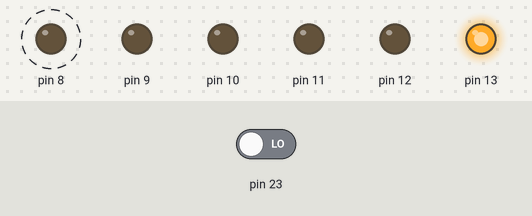
Simulated run of this sketch. Board: Arduino Uno, built with avr-gcc and run on an emulated ATmega328P. On the bench: output pins drawn as LEDs (lit = HIGH). Dashed ring = blinking. The test bench sets the inputs (shaded band); at power-on: pin 23 LOW.

Above: at 0.5 s.
0.9 s: pin 23 driven HIGH
At 1.1 s:
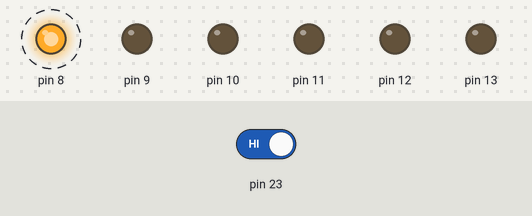
At 1.5 s:
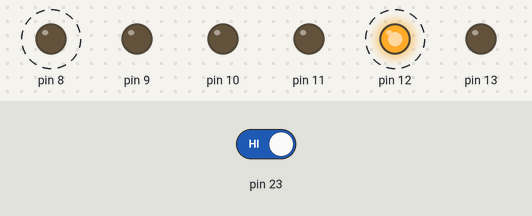
3.9 s: pin 23 driven LOW
At 4.1 s:
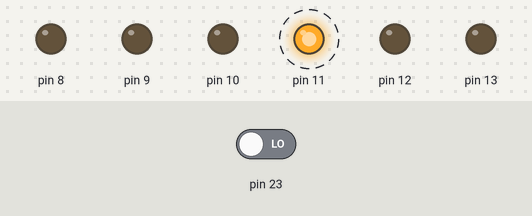
Timing chart, 0 to 12.9 s (numbered marks = the images above; inputs shaded):
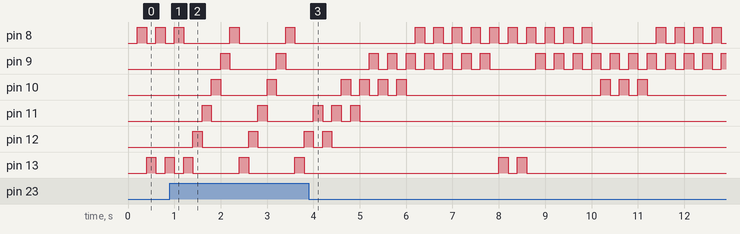

The sketch:

mic2_week3.ino
```cpp
/*
  MIC2 Week 3. Timers/Counters

  Author Janosi Barna-Botond
         2170302
  Date   24/11/2025
*/

#include <avr/io.h>
#include <util/delay.h>

#include "timer0.h"

int main(void) {
  // PB5-PB0 output
  DDRB |= 0b00111111;

  // PB7 input
  // PB7 is the button
  DDRB &= ~(1 << DDB7);

  // Initialize the millisecond counter
  timer0_init();

  // Global interrupt enable
  //  !!  this is important !!
  sei();

  uint32_t previousmillis = 0;
  uint32_t currentmillis = 0;
  uint32_t interval = 200;

  //port to be toggled for chaser
  int portToggle = 0;
  //  modifier to be added to portToggle
  //  modifier indicate direction
  int modifier = 1;

  while (1) {
    // Get the current millis
    currentmillis = timer0_millis();

      if ((PINB & (1 << PINB7)) == 0) {
        switch(modifier) {
          case 1:
            modifier = -1;
            break;
          case -1:
            modifier = 1;
            break;
        }
        //_delay_ms(30);
      }
    // Has 'interval' time passed since the last time we checked?
    if ((currentmillis - previousmillis) >= interval) {
      //read button input

      // Yes, 'interval' time has passed
      // Save the current millis
      previousmillis = currentmillis;

      // Toggle the LED
      //PORTB is initialized as 0b00000000
      PORTB = 0b00000000;
      PORTB |= (1 << portToggle);
      portToggle += modifier;
      if(portToggle > PORTB5)
        portToggle = PORTB0;
      if(portToggle < PORTB0)
        portToggle = PORTB5;
    }
  }
}
```

timer0.cpp
```cpp
/*
  MIC2 Week 3. Timers/Counters

    Author Janosi Barna-Botond
         2170302
  Date   24/11/2025
*/
#include <avr/io.h>
#include <avr/interrupt.h>

#include "timer0.h"

static volatile uint32_t ms = 0;

void timer0_init(void) {
  ms = 0;

  // Configure Timer/counter 0 to generate an interrupt every millisecond
  //
  // TODO: Explain why the following settings configure
  //       Timer/counter 0 to generate an interrupt every millisecond.
  //  TOP - 1 = 249
  // T = 1/16 * 64 * (249 + 1)
  OCR0A = 249;    //this is output compare (what OUT will be comp to)
  TCCR0A = (1 << WGM01);  //  WGM00 AND WGM02 is 0 by default//setting CTC (clear timer on compare)
  TCCR0B = (1 << CS01) | (1 << CS00);   // choosing 64 prescaler
  TIMSK0 = (1 << OCIE0A);   //  setting this bit enables interrupt for
}

// Interrupt Service Routine that is automatically executed as soon as
// timer/counter 0 has reached its compare value
ISR(TIMER0_COMPA_vect) {
  ms++;
}

uint32_t timer0_millis(void) {
  // ms is a 32-bit variable (uint32_t). This means that multiple accesses
  // are needed to read or write the value of ms. There is a chance that
  // in the middle of these multiple accesses, the ms value is written due
  // to the ISR being triggered. In order to make sure the value of ms is
  // not updated when reading it, disable interrupts while reading the
  // value.
  cli();
  uint32_t ret = ms;
  sei();

  return ret;
}
```

timer0.h
```cpp
/*
  MIC2 Week 3. Timers/Counters

    Author Janosi Barna-Botond
         2170302
  Date   24/11/2025
*/
#ifndef TIMER0_H
#define TIMER0_H

#include <stdint.h>

void timer0_init(void);
uint32_t timer0_millis(void);

#endif  // TIMER0_H
```

Measured:
- after the input at 0.9 s, pin 9: alternates HIGH for 0.20 s and LOW for 1.0 s, starting after 1.1 s; pin 10: alternates HIGH for 0.20 s and LOW for 1.0 s, starting after 0.90 s; pin 11: alternates HIGH for 0.20 s and LOW for 1.0 s, starting after 0.70 s; pin 12: alternates HIGH for 0.20 s and LOW for 1.0 s, starting after 0.50 s
- after the input at 3.9 s, pin 11: alternates HIGH for 0.20 s and LOW for 0.20 s, 4 changes in all, then stays LOW, starting after 0.50 s; pin 13: alternates HIGH for 0.20 s and LOW for 0.20 s, 4 changes in all, then stays LOW, starting after 4.1 s
- by itself, pin 13: repeats every 1.2 s: HIGH 0.20 s, LOW 1.0 s
